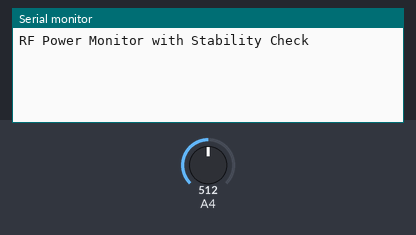
A sketch run on a simulated Arduino Zero (SAMD21). Parts: the last lines printed to the serial monitor. The inputs (shaded band) are chosen by the test bench; at power-on: A4 = 512 (analog values on the 0–1023 scale).

Above: at 1.2 s.
1.3 s: A4 set to 716
At 3.11 s:
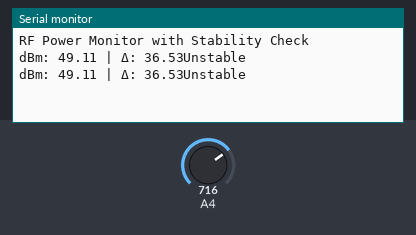
4.3 s: A4 set to 900
At 7.21 s:
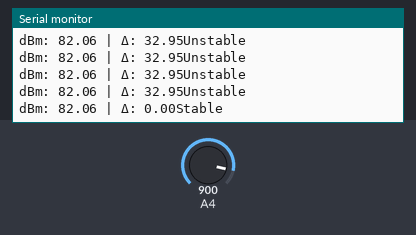

The sketch:

stable_power_output.ino
```cpp
//// Pin defines ////
const int adcPin = 4;  // GPIO4 = ADC1_CH3

//// Constant definitions ////

// Power meter calibration and conversion
const float slope = 0.018; // From datasheet
const float v_at_0dbm = 1.424; // From testing and calibration

// Sampling control
const int bufferSize = 30;  // Sample size for stability detection - change for smaller or larger sample size
float buffer[bufferSize];
int bufferIndex = 0;
const float stabilityThreshold = 1; // dBm threshold for stable power out
unsigned long lastSampleTime = 0;
const unsigned long sampleInterval = 100; // ms - change if buffer size is changed
bool bufferFull = false;
bool isStable = false;
unsigned long lastStablePrint = 0;
const unsigned long stablePrintInterval = 2000; // ms - Update time

void setup() {
  Serial.begin(115200);
  analogReadResolution(12);
  Serial.println("RF Power Monitor with Stability Check");
}

void loop() {

  unsigned long currentTime = millis();
  // Sample every 100 ms
  if (currentTime - lastSampleTime >= sampleInterval) {
    lastSampleTime = currentTime;

    // Convert power meter Vout to dBm
    int raw = analogRead(adcPin);
    float voltage = (3.3 / 4095.0) * raw;
    float dBm = (voltage - v_at_0dbm) / slope;

    // Sampling function
    buffer[bufferIndex] = dBm;
    bufferIndex = (bufferIndex + 1) % bufferSize;

    if (!bufferFull && bufferIndex == 0) bufferFull = true;

    if (bufferFull) {
      float minVal = buffer[0];
      float maxVal = buffer[0];
      for (int i = 1; i < bufferSize; i++) {
        if (buffer[i] < minVal) minVal = buffer[i];
        if (buffer[i] > maxVal) maxVal = buffer[i];
      }

      float delta = maxVal - minVal;
      isStable = (delta <= stabilityThreshold);

      Serial.print("dBm: ");
      Serial.print(dBm, 2);
      Serial.print(" | Δ: ");
      Serial.print(delta, 2);
      Serial.print(isStable ? "Stable" : "Unstable");
      Serial.println();

      // If stable, print power
      if (isStable && (currentTime - lastStablePrint >= stablePrintInterval)) {
        Serial.print("\n Stable Power: ");
        Serial.print(dBm, 2);
        Serial.println(" dBm\n");
        lastStablePrint = currentTime;
      }

      // Reset stable print timer if unstable
      if (!isStable) {
        lastStablePrint = currentTime;
      }
    }
  }
}
```

Measured:
- after the input at 1.3 s, the serial monitor: prints a new line after 1.7 s (image 1)
- after the input at 4.3 s, the serial monitor: prints a new line at once (image 2)
